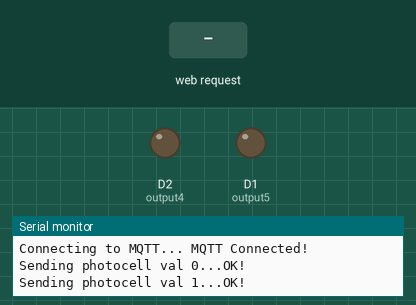
Recording of a sketch running on a simulated ESP8266 (NodeMCU). Shown: output pins drawn as LEDs (lit = HIGH), the last lines printed to the serial monitor. The test bench sets the inputs (shaded band). WiFi joins after 1.5 s; servers stay silent unless stated; no MQTT or app messages arrive unless stated.

Above: at 2.7 s.
2.8 s: HTTP request GET /5/on received
At 3.8 s:
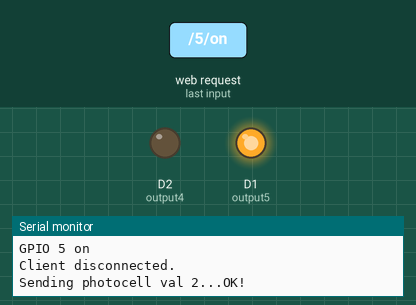
5.0 s: HTTP request GET /4/on received
At 6.7 s:
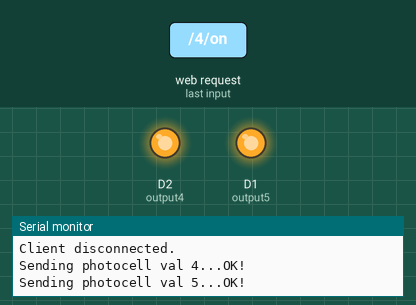
7.0 s: HTTP request GET /5/off received
At 8.5 s:
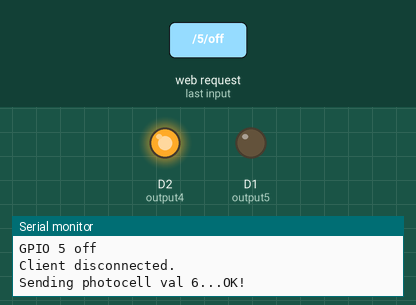
9.0 s: HTTP request GET /4/off received
At 10.2 s:
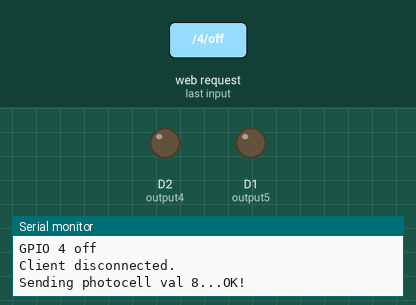
Timing chart, 0 to 12.0 s (numbered marks = the images above; inputs shaded):
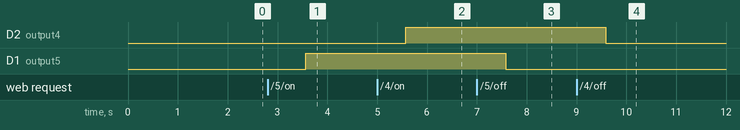

The sketch:

blynk_fb.ino
```cpp
#include <ESP8266WiFi.h>
#include "Adafruit_MQTT.h"
#include "Adafruit_MQTT_Client.h"
#include <BlynkSimpleEsp8266.h>
#include <DNSServer.h>
#include <ESP8266WebServer.h>
#include <WiFiManager.h>
WiFiServer server(80);

String header;

// Auxiliar variables to store the current output state
String output5State = "off";
String output4State = "off";

// Assign output variables to GPIO pins
const int output5 = 5;
const int output4 = 4;

/************************* Adafruit.io Setup *********************************/

#define AIO_SERVER      "io.adafruit.com"
#define AIO_SERVERPORT  1883                   // use 8883 for SSL
#define AIO_USERNAME    "Home_ICT"
#define AIO_KEY         "ec2060c4b3f94738b5cf1fe77569c040"
#define AUTH            "d9baeede5c1044d4ac9aa5f1f4ec48da"

/************ Global State (you don't need to change this!) ******************/

// Create an ESP8266 WiFiClient class to connect to the MQTT server.
WiFiClient client;
// or... use WiFiFlientSecure for SSL
//WiFiClientSecure client;

// Setup the MQTT client class by passing in the WiFi client and MQTT server and login details.
Adafruit_MQTT_Client mqtt(&client, AIO_SERVER, AIO_SERVERPORT, AIO_USERNAME, AIO_KEY);

/****************************** Feeds ***************************************/

// Setup a feed called 'photocell' for publishing.
// Notice MQTT paths for AIO follow the form: <username>/feeds/<feedname>
Adafruit_MQTT_Publish photocell = Adafruit_MQTT_Publish(&mqtt, AIO_USERNAME "/feeds/Onfeed");

// Setup a feed called 'onoff' for subscribing to changes.
Adafruit_MQTT_Subscribe Onfeed = Adafruit_MQTT_Subscribe(&mqtt, AIO_USERNAME "/feeds/Onfeed");
Adafruit_MQTT_Subscribe Offfeed = Adafruit_MQTT_Subscribe(&mqtt, AIO_USERNAME "/feeds/Offfeed");

/*************************** Sketch Code ************************************/

// Bug workaround for Arduino 1.6.6, it seems to need a function declaration
// for some reason (only affects ESP8266, likely an arduino-builder bug).
void MQTT_connect();

void setup() {
  Serial.begin(115200);
  delay(10);
  Serial.println(F("Adafruit MQTT demo"));


  pinMode(output5, OUTPUT);
  pinMode(output4, OUTPUT);
  // Set outputs to LOW
  digitalWrite(output5, LOW);
  digitalWrite(output4, LOW);

  WiFiManager wifiManager;

  wifiManager.autoConnect("MAK_incotech");
  Serial.println("Connected.");

  server.begin();
String WLAN_SSID;
String WLAN_PASS;
WLAN_SSID = WiFi.SSID();
WLAN_PASS = WiFi.psk();
  // Setup MQTT subscription for onoff feed.
  mqtt.subscribe(&Onfeed);
  mqtt.subscribe(&Offfeed);
}

uint32_t x=0;

void loop() {

WiFiClient client = server.available();   // Listen for incoming clients

  if (client) {                             // If a new client connects,
    Serial.println("New Client.");          // print a message out in the serial port
    String currentLine = "";                // make a String to hold incoming data from the client
    while (client.connected()) {            // loop while the client's connected
      if (client.available()) {             // if there's bytes to read from the client,
        char c = client.read();             // read a byte, then
        Serial.write(c);                    // print it out the serial monitor
        header += c;
        if (c == '\n') {                    // if the byte is a newline character
          // if the current line is blank, you got two newline characters in a row.
          // that's the end of the client HTTP request, so send a response:
          if (currentLine.length() == 0) {
            // HTTP headers always start with a response code (e.g. HTTP/1.1 200 OK)
            // and a content-type so the client knows what's coming, then a blank line:
            client.println("HTTP/1.1 200 OK");
            client.println("Content-type:text/html");
            client.println("Connection: close");
            client.println();

            // turns the GPIOs on and off
            if (header.indexOf("GET /5/on") >= 0) {
              Serial.println("GPIO 5 on");
              output5State = "on";
              digitalWrite(output5, HIGH);
            } else if (header.indexOf("GET /5/off") >= 0) {
              Serial.println("GPIO 5 off");
              output5State = "off";
              digitalWrite(output5, LOW);
            } else if (header.indexOf("GET /4/on") >= 0) {
              Serial.println("GPIO 4 on");
              output4State = "on";
              digitalWrite(output4, HIGH);
            } else if (header.indexOf("GET /4/off") >= 0) {
              Serial.println("GPIO 4 off");
              output4State = "off";
              digitalWrite(output4, LOW);
            }

            // Display the HTML web page
            client.println("<!DOCTYPE html><html>");
            client.println("<head><meta name=\"viewport\" content=\"width=device-width, initial-scale=1\">");
            client.println("<link rel=\"icon\" href=\"data:,\">");
            // CSS to style the on/off buttons
            // Feel free to change the background-color and font-size attributes to fit your preferences
            client.println("<style>html { font-family: Helvetica; display: inline-block; margin: 0px auto; text-align: center;}");
            client.println(".button { background-color: #195B6A; border: none; color: white; padding: 16px 40px;");
            client.println("text-decoration: none; font-size: 30px; margin: 2px; cursor: pointer;}");
            client.println(".button2 {background-color: #77878A;}</style></head>");

            // Web Page Heading
            client.println("<body><h1>ESP8266 Web Server</h1>");

            // Display current state, and ON/OFF buttons for GPIO 5
            client.println("<p>GPIO 5 - State " + output5State + "</p>");
            // If the output5State is off, it displays the ON button
            if (output5State=="off") {
              client.println("<p><a href=\"/5/on\"><button class=\"button\">ON</button></a></p>");
            } else {
              client.println("<p><a href=\"/5/off\"><button class=\"button button2\">OFF</button></a></p>");
            }

            // Display current state, and ON/OFF buttons for GPIO 4
            client.println("<p>GPIO 4 - State " + output4State + "</p>");
            // If the output4State is off, it displays the ON button
            if (output4State=="off") {
              client.println("<p><a href=\"/4/on\"><button class=\"button\">ON</button></a></p>");
            } else {
              client.println("<p><a href=\"/4/off\"><button class=\"button button2\">OFF</button></a></p>");
            }
            client.println("</body></html>");

            // The HTTP response ends with another blank line
            client.println();
            // Break out of the while loop
            break;
          } else { // if you got a newline, then clear currentLine
            currentLine = "";
          }
        } else if (c != '\r') {  // if you got anything else but a carriage return character,
          currentLine += c;      // add it to the end of the currentLine
        }
      }
    }
    // Clear the header variable
    header = "";
    // Close the connection
    client.stop();
    Serial.println("Client disconnected.");
    Serial.println("");
  }


  // Ensure the connection to the MQTT server is alive (this will make the first
  // connection and automatically reconnect when disconnected).  See the MQTT_connect
  // function definition further below.
  MQTT_connect();

  // this is our 'wait for incoming subscription packets' busy subloop
  // try to spend your time here


  // Now we can publish stuff!
  Serial.print(F("\nSending photocell val "));
  Serial.print(x);
  Serial.print("...");
  if (! photocell.publish(x++)) {
     Serial.println(F("Failed"));
     digitalWrite(D7,LOW);
      delay(1000);
   } else {
     digitalWrite(D7,HIGH);
      Serial.println(F("OK!"));
     delay(1000);
   }
  Blynk.run();
}

// Function to connect and reconnect as necessary to the MQTT server.
// Should be called in the loop function and it will take care if connecting.
void MQTT_connect() {
  int8_t ret;

  // Stop if already connected.
  if (mqtt.connected())
  {
    return;
  }

  Serial.print("Connecting to MQTT... ");

  uint8_t retries = 1;
  while ((ret = mqtt.connect()) != 0) { // connect will return 0 for connected
       Serial.println(mqtt.connectErrorString(ret));

       Serial.println("Retrying MQTT connection in 1 seconds...");
       mqtt.disconnect();
       delay(1000);  // wait 1 seconds
       retries--;
       if (retries == 0) {
         // basically die and wait for WDT to reset me
         while (1);
       }
  }
  Serial.println("MQTT Connected!");
  digitalWrite(D7,HIGH);
}
```

Measured:
- after the input at 2.8 s, D1 (output5): LOW → HIGH after 0.77 s
- after the input at 5.0 s, D2 (output4): LOW → HIGH after 0.57 s
- after the input at 7.0 s, D1 (output5): HIGH → LOW after 0.58 s
- after the input at 9.0 s, D2 (output4): HIGH → LOW after 0.59 s
